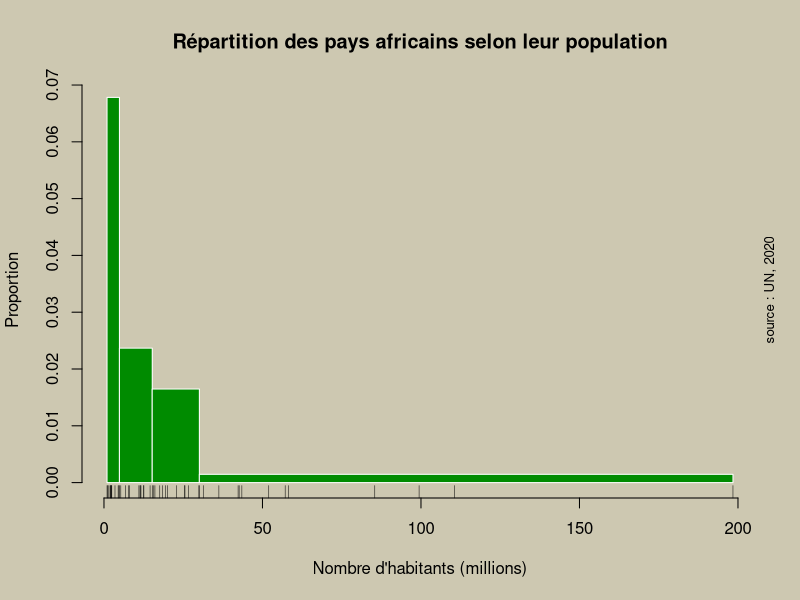

The R source for this figure:
######################################################
####--------- EXERCICE GRAPHIQUE R-BASE --------- ####
######################################################


##------------- Import des données------------------##

data <- read.csv2(file = "data/DEV_AFRICA_2018/afrika_don.csv")




##----------- Paramétrage fenêtre graphique ---------##

par(bg = "cornsilk3")



##------------  Histogramme variable 'POP'-----------##

hist(data$POP, 
     breaks  = quantile(data$POP),
     col = "green4",
     border = "white",
     xlab = "Nombre d'habitants (millions)", 
     ylab = "Proportion", 
     main = "Répartition des pays africains selon leur population")

# Ajout de marques pour chaque individus (axe des abscisses)
rug(data$POP)

# Ajout de la source des données
mtext(side = 4, "source : UN, 2020", cex = 0.8)



##------------------- Export en PNG ------------------##

dev.print(device = png, file = "mon_graphique.png", width = 600)

